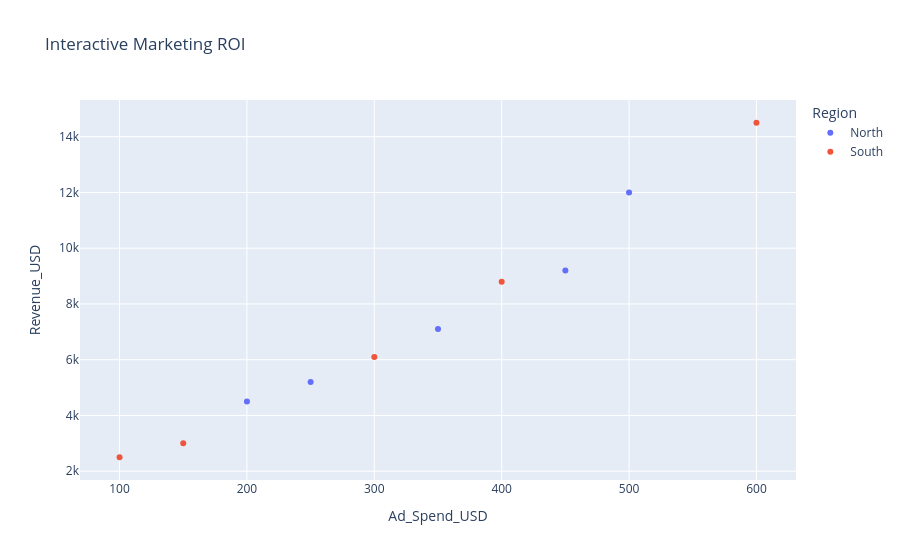

Here is the notebook cell this chart was saved with:
### Code cell
data = {
    "Day": [1,2,3,4,5,6,7,8,9,10],
    "Ad_Spend_USD":[200,500,150,300,450,100,250,600,350,400],
    "Revenue_USD":[4500,12000,3000,6100,9200,2500,5200,14500,7100,8800],
    "Product_Name":["Laptop","Laptop","Mouse","Keyboard","Laptop","Mouse","Keyboard","Laptop","Keyboard","Mouse"],
    "Region":["North","North","South","South","North","South","North","South","North","South"]
}

df_sales = pd.DataFrame(data)
df_sales.head()

sns.scatterplot(
    data=df_sales,
    x="Ad_Spend_USD",
    y="Revenue_USD",
    hue="Region"
)

plt.title("Static Marketing ROI")
plt.show()

fig = px.scatter(
    df_sales,
    x="Ad_Spend_USD",
    y="Revenue_USD",
    color="Region",
    hover_data=["Product_Name"],
    title="Interactive Marketing ROI"
)

fig.show()

### Figure 1 — Plotly figure (JSON) as saved in the notebook; plotly's stock layout.template omitted (floating-point values rounded to 4 significant figures)
{"data": [{"customdata": [["Laptop"], ["Laptop"], ["Laptop"], ["Keyboard"], ["Keyboard"]], "hovertemplate": "Region=North<br>Ad_Spend_USD=%{x}<br>Revenue_USD=%{y}<br>Product_Name=%{customdata[0]}<extra></extra>", "legendgroup": "North", "marker": {"color": "#636efa", "symbol": "circle"}, "mode": "markers", "name": "North", "orientation": "v", "showlegend": true, "type": "scatter", "x": [200, 500, 450, 250, 350], "xaxis": "x", "y": [4500, 12000, 9200, 5200, 7100], "yaxis": "y"}, {"customdata": [["Mouse"], ["Keyboard"], ["Mouse"], ["Laptop"], ["Mouse"]], "hovertemplate": "Region=South<br>Ad_Spend_USD=%{x}<br>Revenue_USD=%{y}<br>Product_Name=%{customdata[0]}<extra></extra>", "legendgroup": "South", "marker": {"color": "#EF553B", "symbol": "circle"}, "mode": "markers", "name": "South", "orientation": "v", "showlegend": true, "type": "scatter", "x": [150, 300, 100, 600, 400], "xaxis": "x", "y": [3000, 6100, 2500, 14500, 8800], "yaxis": "y"}], "layout": {"legend": {"title": {"text": "Region"}, "tracegroupgap": 0}, "title": {"text": "Interactive Marketing ROI"}, "xaxis": {"anchor": "y", "domain": [0, 1], "title": {"text": "Ad_Spend_USD"}}, "yaxis": {"anchor": "x", "domain": [0, 1], "title": {"text": "Revenue_USD"}}}}
